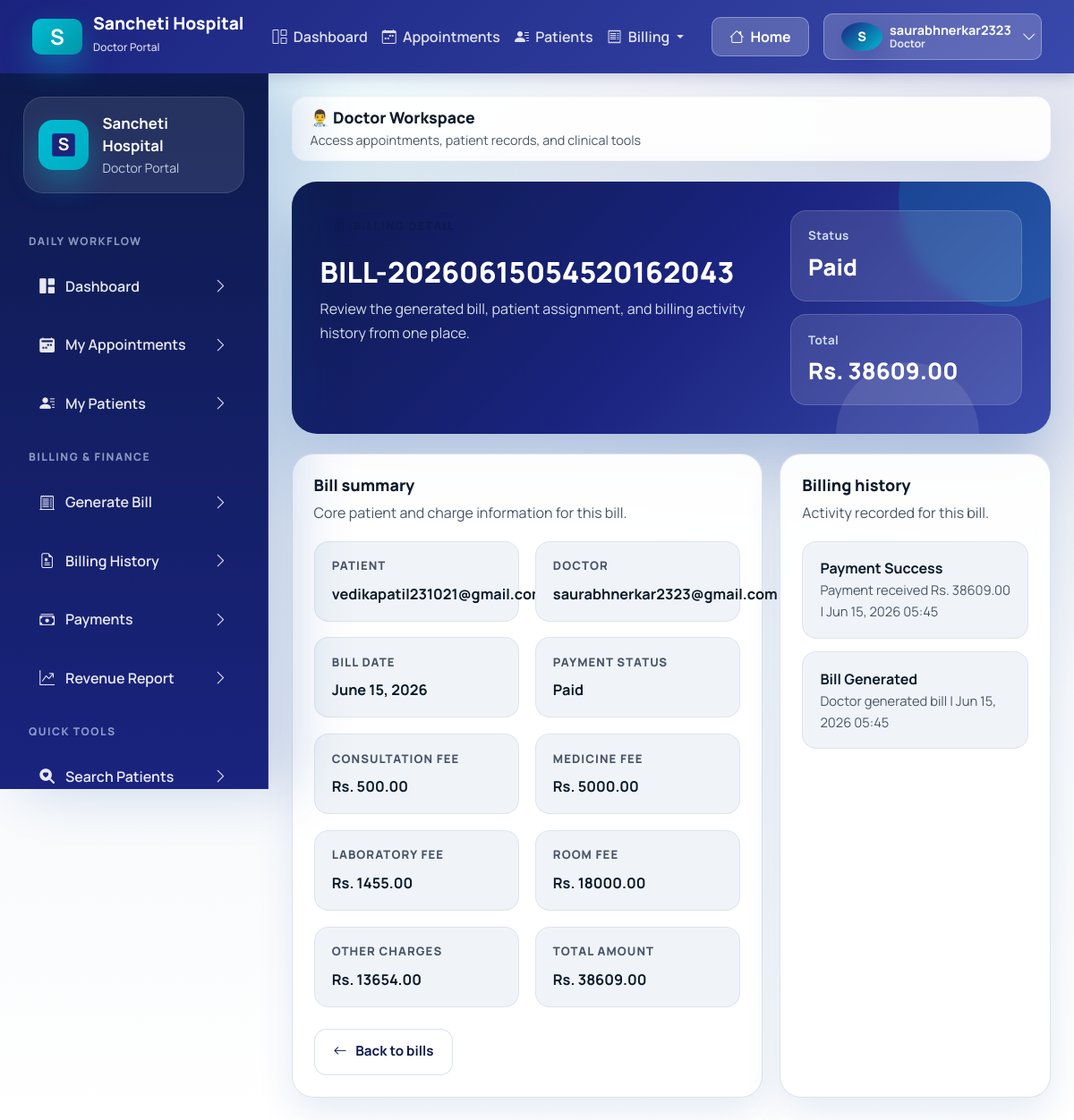
The app's page /billing/bill/5/ (signed in) with its own data.
### accounts/models.py (models this page shows, shortened)
class CustomUser(AbstractUser):
    ROLE_CHOICES = (
        ("admin", "Admin"),
        ("doctor", "Doctor"),
        ("patient", "Patient"),
    )
    username = models.CharField(max_length=150, unique=True, blank=True, null=True)
    email = models.EmailField(unique=True)
    role = models.CharField(max_length=10, choices=ROLE_CHOICES, default="patient")
    education = models.CharField(max_length=200, blank=True, null=True)
    experience = models.IntegerField(blank=True, null=True)
    bio = models.TextField(blank=True, null=True)
    fees = models.DecimalField(max_digits=8, decimal_places=2, blank=True, null=True)
    specialization = models.ForeignKey(
        "Specialization",
        on_delete=models.SET_NULL,
        null=True,
        blank=True
    )
    is_email_verified = models.BooleanField(default=False)
    email_verification_token = models.UUIDField(default=uuid.uuid4, editable=False, null=True, blank=True)
    USERNAME_FIELD = "email"
    REQUIRED_FIELDS = []
    objects = CustomUserManager()

### billing/models.py (models this page shows, shortened)
class Bill(models.Model):
    STATUS = (
        ('Pending', 'Pending'),
        ('Paid', 'Paid'),
    )
    patient = models.ForeignKey(
        AddedPatient,
        on_delete=models.CASCADE
    )
    doctor = models.ForeignKey(
        CustomUser,
        on_delete=models.CASCADE
    )
    bill_date = models.DateField(
        auto_now_add=True
    )
    bill_no = models.CharField(
    max_length=30,
    unique=True,
    blank=True
    )
    consultation_fee = models.DecimalField(
        max_digits=10,
        decimal_places=2,
        default=500
    )
    medicine_fee = models.DecimalField(
        max_digits=10,
        decimal_places=2,
        default=0
    )
    laboratory_fee = models.DecimalField(
        max_digits=10,
        decimal_places=2,
        default=0
    )
    room_fee = models.DecimalField(
        max_digits=10,
        decimal_places=2,
        default=0
    )
    other_charges = models.DecimalField(
        max_digits=10,
        decimal_places=2,
        default=0
    )
    total_amount = models.DecimalField(
        max_digits=10,
        decimal_places=2,
        default=0
    )
    payment_status = models.CharField(
        max_length=20,
        choices=STATUS,
        default='Pending'
    )

class BillingHistory(models.Model):
    bill = models.ForeignKey(
        Bill,
        on_delete=models.CASCADE
    )
    action = models.CharField(
        max_length=100
    )
    description = models.TextField()
    created_at = models.DateTimeField(
        auto_now_add=True
    )

### doctor/models.py (models this page shows, shortened)
class AddedPatient(models.Model):
    STATUS_CHOICES = (
        ('Active', 'Active'),
        ('Completed', 'Completed'),
    )
    doctor = models.ForeignKey(CustomUser, on_delete=models.CASCADE)
    name = models.CharField(max_length=100)
    mobile = models.CharField(max_length=15)
    age = models.IntegerField()
    disease = models.CharField(max_length=200)
    status = models.CharField(
        max_length=20,
        choices=STATUS_CHOICES,
        default='Active'
    )
    created_at = models.DateTimeField(auto_now_add=True)

### billing/views.py (the view)
@login_required
@user_passes_test(is_doctor)
def bill_detail(request, bill_id):
    bill = get_object_or_404(
        Bill.objects.select_related("patient", "doctor"),
        id=bill_id,
        doctor=request.user,
    )
    history = BillingHistory.objects.filter(bill=bill).order_by("-created_at")
    return render(request, "billing/bill_detail.html", {"bill": bill, "history": history})

### billing/templates/billing/bill_detail.html (shortened to what this page needs)
{% extends "base.html" %}
{% block content %}
<section class="page-hero">
    <div>
        <span class="eyebrow">
            <i class="bi bi-file-earmark-medical"></i>
        </span>
        <h2>{{ bill.bill_no }}</h2>
        <p>Review the generated bill, patient assignment, and billing activity history from one place.</p>
    </div>
    <div class="page-hero-side">
        <div class="mini-stat">
            <span class="mini-stat-label">Status</span>
            <span class="mini-stat-value">{{ bill.payment_status }}</span>
        </div>
        <div class="mini-stat">
            <span class="mini-stat-label">Total</span>
            <span class="mini-stat-value">Rs. {{ bill.total_amount }}</span>
        </div>
    </div>
</section>
<section class="content-grid">
    <article class="panel">
        <div class="panel-header">
            <div>
                <h3 class="panel-title">Bill summary</h3>
                <p class="panel-copy">Core patient and charge information for this bill.</p>
            </div>
        </div>
        <div class="info-grid">
            <div class="info-item">
                <label>Patient</label>
                <strong>{{ bill.patient.name }}</strong>
            </div>
            <div class="info-item">
                <label>Doctor</label>
                <strong>{{ bill.doctor.email }}</strong>
            </div>
            <div class="info-item">
                <label>Bill Date</label>
                <strong>{{ bill.bill_date }}</strong>
            </div>
            <div class="info-item">
                <label>Payment Status</label>
                <strong>{{ bill.payment_status }}</strong>
            </div>
            <div class="info-item">
                <label>Consultation Fee</label>
                <strong>Rs. {{ bill.consultation_fee }}</strong>
            </div>
            <div class="info-item">
                <label>Medicine Fee</label>
                <strong>Rs. {{ bill.medicine_fee }}</strong>
            </div>
            <div class="info-item">
                <label>Laboratory Fee</label>
                <strong>Rs. {{ bill.laboratory_fee }}</strong>
            </div>
            <div class="info-item">
                <label>Room Fee</label>
                <strong>Rs. {{ bill.room_fee }}</strong>
            </div>
            <div class="info-item">
                <label>Other Charges</label>
                <strong>Rs. {{ bill.other_charges }}</strong>
            </div>
            <div class="info-item">
                <label>Total Amount</label>
                <strong>Rs. {{ bill.total_amount }}</strong>
            </div>
        </div>
        <div class="form-actions mt-4">
            <a href="{% url 'billing:bill_list' %}" class="btn-secondary-soft">
                <i class="bi bi-arrow-left"></i>
                Back to bills
            </a>
        </div>
    </article>
    <aside class="panel">
        <div class="panel-header">
            <div>
                <h3 class="panel-title">Billing history</h3>
                <p class="panel-copy">Activity recorded for this bill.</p>
            </div>
        </div>
        <div class="quick-links">
            {% for item in history %}
            <div class="detail-item">
                <strong>{{ item.action }}</strong>
                <span>{{ item.description }} | {{ item.created_at|date:"M d, Y H:i" }}</span>
            </div>
            {% empty %}
            <div class="detail-item">
                <strong>No billing history yet</strong>
                <span>Actions taken on this bill will appear here.</span>
            </div>
            {% endfor %}
        </div>
    </aside>
</section>
{% endblock %}

### templates/base.html (shortened to what this page needs)
{% load static %}
<!DOCTYPE html>
<html lang="en">
<head>
    <link href="https://cdn.jsdelivr.net/npm/bootstrap@5.3.3/dist/css/bootstrap.min.css" rel="stylesheet">
    <link rel="stylesheet" href="https://cdn.jsdelivr.net/npm/bootstrap-icons@1.11.3/font/bootstrap-icons.min.css">
    <link rel="stylesheet" href="{% static 'css/healthcare-ui.css' %}">
</head>
<body>
    {% if request.user.is_authenticated %}
    <nav class="navbar navbar-expand-lg classic-navbar">
        <div class="container-fluid">
            <a class="navbar-brand" href="{% url 'accounts:home' %}">
                <div class="brand-icon">S</div>
                <div>
                    <div style="line-height: 1;">Sancheti Hospital</div>
                    <small style="font-size: 0.75rem; opacity: 0.85; font-weight: 500;">{{ request.user.role|title }} Portal</small>
                </div>
            </a>
            <div class="collapse navbar-collapse" id="navbarNav">
                <ul class="navbar-nav me-auto mb-2 mb-lg-0 ms-4">
                    {% if request.user.role == "doctor" %}
                    <li class="nav-item">
                        <a class="nav-link {% if request.resolver_match.url_name == 'doctor_dashboard' %}active{% endif %}" href="{% url 'doctor:doctor_dashboard' %}">
                            <i class="bi bi-grid-1x2 me-1"></i> Dashboard
                        </a>
                    </li>
                    <li class="nav-item">
                        <a class="nav-link {% if request.resolver_match.url_name == 'doctor_appointments' %}active{% endif %}" href="{% url 'doctor:doctor_appointments' %}">
                            <i class="bi bi-calendar-week me-1"></i> Appointments
                        </a>
                    </li>
                    <li class="nav-item">
                        <a class="nav-link {% if request.resolver_match.url_name == 'doctor_patients' %}active{% endif %}" href="{% url 'doctor:doctor_patients' %}">
                            <i class="bi bi-person-lines-fill me-1"></i> Patients
                        </a>
                    </li>
                    <li class="nav-item dropdown">
                        <a class="nav-link dropdown-toggle" href="#" role="button" data-bs-toggle="dropdown" aria-expanded="false">
                            <i class="bi bi-receipt me-1"></i> Billing
                        </a>
                    </li>
                    {% endif %}
                </ul>
                <div class="d-flex align-items-center gap-3">
                    <a class="btn btn-navbar" href="{% url 'accounts:home' %}">
                        <i class="bi bi-house me-1"></i> Home
                    </a>
                    <div class="dropdown">
                        <button class="btn btn-navbar d-flex align-items-center gap-2" type="button" id="userDropdown" data-bs-toggle="dropdown" aria-expanded="false">
                            <div class="avatar-badge" style="width: 32px; height: 32px; font-size: 0.9rem;">{{ request.user.username|first|upper }}</div>
                            <div class="d-none d-md-block text-start" style="line-height: 1.1;">
                                <div style="font-size: 0.9rem; font-weight:700;">{{ request.user.username }}</div>
                                <div style="font-size:0.75rem; opacity:0.85;">{{ request.user.role|title }}</div>
                            </div>
                            <i class="bi bi-chevron-down ms-1"></i>
                        </button>
                    </div>
                </div>
            </div>
        </div>
    </nav>
    <div class="app-shell app-shell-with-top-nav">
        <aside class="app-sidebar d-none d-xl-flex flex-column" data-sidebar>
            <div class="sidebar-brand">
                <div class="brand-icon">
                    <svg width="32" height="32" viewBox="0 0 100 100" fill="none" xmlns="http://www.w3.org/2000/svg">
                        <rect x="10" y="10" width="80" height="80" rx="8" fill="#1a237e"/>
                        <text x="50" y="70" font-size="60" font-weight="bold" fill="white" text-anchor="middle">S</text>
                    </svg>
                </div>
                <div class="brand-copy">
                    <strong>Sancheti Hospital</strong>
                    <span class="text-capitalize">{{ request.user.role }} Portal</span>
                </div>
            </div>
            {% if request.user.role == "doctor" %}
            <div class="sidebar-section-label">Daily Workflow</div>
            <nav class="sidebar-nav">
                <a class="sidebar-link {% if request.resolver_match.namespace == 'doctor' and request.resolver_match.url_name == 'doctor_dashboard' %}active{% endif %}" href="{% url 'doctor:doctor_dashboard' %}">
                    <span><i class="bi bi-grid-1x2-fill"></i> Dashboard</span>
                    <i class="bi bi-chevron-right"></i>
                </a>
                <a class="sidebar-link {% if request.resolver_match.namespace == 'doctor' and request.resolver_match.url_name == 'doctor_appointments' %}active{% endif %}" href="{% url 'doctor:doctor_appointments' %}">
                    <span><i class="bi bi-calendar2-week-fill"></i> My Appointments</span>
                    <i class="bi bi-chevron-right"></i>
                </a>
                <a class="sidebar-link {% if request.resolver_match.namespace == 'doctor' and request.resolver_match.url_name == 'doctor_patients' %}active{% endif %}" href="{% url 'doctor:doctor_patients' %}">
                    <span><i class="bi bi-person-lines-fill"></i> My Patients</span>
                    <i class="bi bi-chevron-right"></i>
                </a>
            </nav>
            <div class="sidebar-section-label">Billing & Finance</div>
            <nav class="sidebar-nav">
                <a class="sidebar-link {% if request.resolver_match.namespace == 'billing' and request.resolver_match.url_name == 'generate_bill' %}active{% endif %}" href="{% url 'billing:generate_bill' %}">
                    <span><i class="bi bi-receipt-cutoff"></i> Generate Bill</span>
                    <i class="bi bi-chevron-right"></i>
                </a>
                <a class="sidebar-link {% if request.resolver_match.namespace == 'billing' and request.resolver_match.url_name == 'bill_list' %}active{% endif %}" href="{% url 'billing:bill_list' %}">
                    <span><i class="bi bi-file-earmark-medical"></i> Billing History</span>
                    <i class="bi bi-chevron-right"></i>
                </a>
                <a class="sidebar-link {% if request.resolver_match.namespace == 'billing' and request.resolver_match.url_name == 'payment_history' %}active{% endif %}" href="{% url 'billing:payment_history' %}">
                    <span><i class="bi bi-cash-stack"></i> Payments</span>
                    <i class="bi bi-chevron-right"></i>
                </a>
                <a class="sidebar-link {% if request.resolver_match.namespace == 'billing' and request.resolver_match.url_name == 'revenue_report' %}active{% endif %}" href="{% url 'billing:revenue_report' %}">
                    <span><i class="bi bi-graph-up-arrow"></i> Revenue Report</span>
                    <i class="bi bi-chevron-right"></i>
                </a>
            </nav>
            <div class="sidebar-section-label">Quick Tools</div>
            <nav class="sidebar-nav">
                <a class="sidebar-link {% if request.resolver_match.namespace == 'doctor' and request.resolver_match.url_name == 'search_patient' %}active{% endif %}" href="{% url 'doctor:search_patient' %}">
                    <span><i class="bi bi-search-heart-fill"></i> Search Patients</span>
                    <i class="bi bi-chevron-right"></i>
                </a>
            </nav>
            {% endif %}
        </aside>
        <main class="content-area">
            <div class="topbar d-none d-xl-block" style="border-radius: 16px; padding: 0.75rem 1.25rem; background: rgba(255,255,255,0.9); border:1px solid rgba(203, 208, 210, 0.1);">
                <div class="topbar-copy">
                    <h1 style="font-size: 1.1rem;">
                        {% if request.user.role == "doctor" %}👨‍⚕️ Doctor Workspace{% endif %}
                    </h1>
                    <p style="font-size: 0.9rem;">
                        {% if request.user.role == "doctor" %}Access appointments, patient records, and clinical tools{% endif %}
                    </p>
                </div>
            </div>
            <div class="page-stack">
                {% block content %}{% endblock %}
            </div>
        </main>
    </div>
    {% endif %}
</body>
</html>

### records on screen
CustomUser: user.role "Doctor", user.username|first "S", user.username "saurabhnerkar2323"
Bill: bill_no "BILL-20260615054520162043", payment_status "Paid", total_amount "38609.00", patient.name "vedikapatil231021@gmail.com", doctor.email "saurabhnerkar2323@gmail.com", bill_date "June 15, 2026", consultation_fee "500.00", medicine_fee "5000.00", laboratory_fee "1455.00", room_fee "18000.00", other_charges "13654.00"
BillingHistory: action "Payment Success", description "Payment received Rs. 38609.00", created_at "Jun 15, 2026 05:45"
BillingHistory: action "Bill Generated", description "Doctor generated bill", created_at "Jun 15, 2026 05:45"
